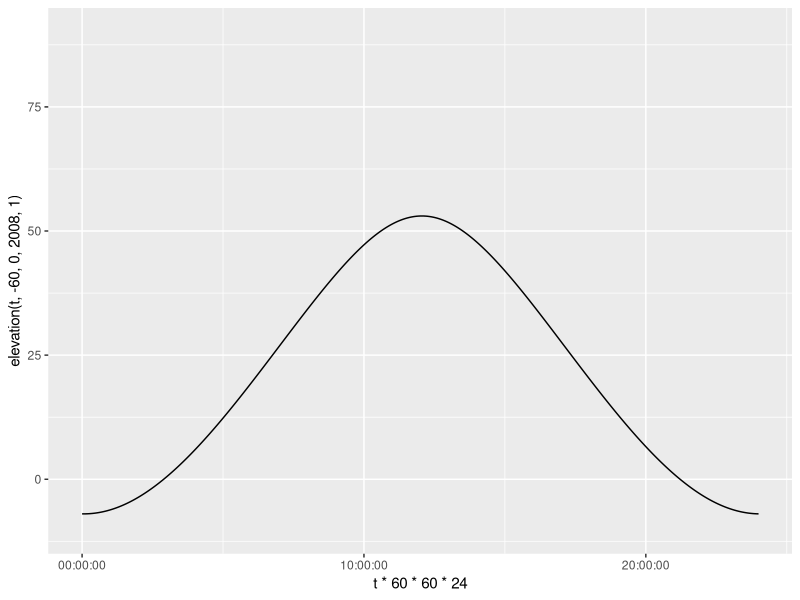
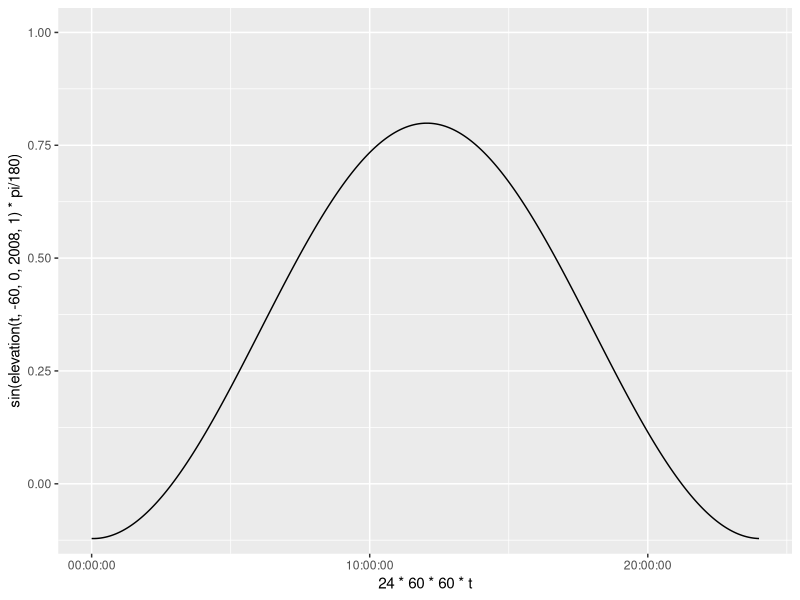
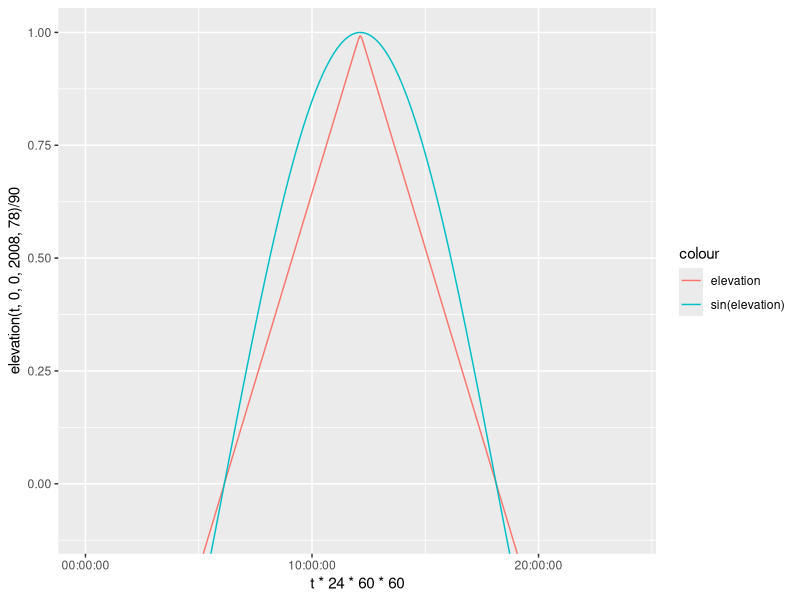
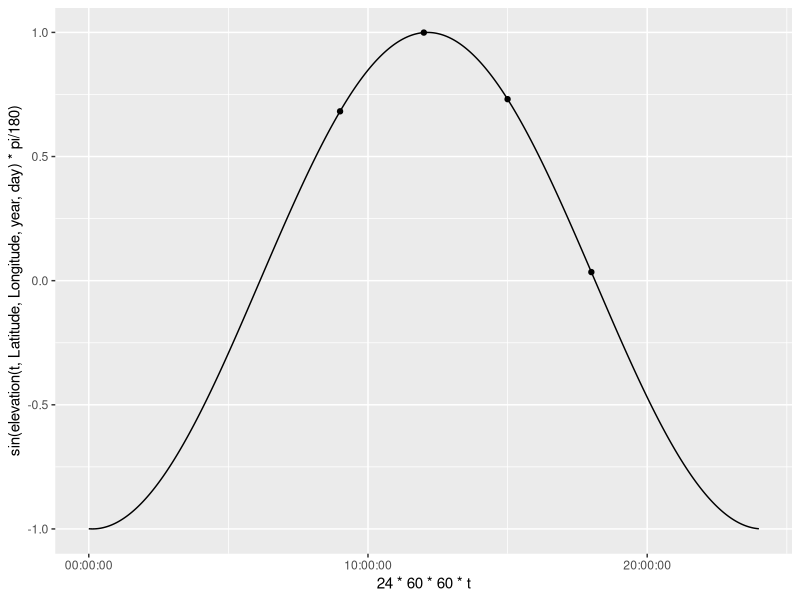

These figures' R source, in order:
library(ggplot2)

Latitude = 0
Longitude = 0
year = 2008
day = 78
t=.5
Sunrise = 0 #initializing for global assignment
Sunset = 0 #initializing for global assignment

elevation = function(t,Latitude,Longitude,year,day){
  #Converting the year and day to Julian Day and Century. 2454466.5 is
  #12:00 AM of Jan 1 2008. Using mid day as the average 2454467 is Jan 1 2008
  #ifelse(year == 2008, JulianDay = 2454466+day, JulianDay = 2454467+day+(year-2008)*365);
  JulianDay = 2454466+day;
  ##Calculate solar position constants for the day in question. These
  ##functions were obtained from an NOAA Solar Calculations spreadsheet.
  ##Note: the variation seen throughout a given day is so small that we can
  ##treat these as constants. More on this later.
  JulianCentury = (JulianDay-2451545)/36525;
  GeomMeanLongSunDeg = (280.46646+JulianCentury*(36000.76983+JulianCentury*.0003032))%%360;
  GeomMeanAnomSunDeg = 357.52911+JulianCentury*(35999.05029 - 0.0001537*JulianCentury);
  EccentEarthOrbit = 0.016708634-JulianCentury*(0.000042037+0.0000001267*JulianCentury);
  SunEqOfCtr = sin(pi/180*(GeomMeanAnomSunDeg))*(1.914602-JulianCentury*(0.004817+0.000014*JulianCentury))+sin(pi/180*(2*GeomMeanAnomSunDeg))*(0.019993-0.000101*JulianCentury)+sin(pi/180*(3*GeomMeanAnomSunDeg))*0.000289;
  SunTrueLongDeg = GeomMeanLongSunDeg+SunEqOfCtr;
  SunAppLongDeg = SunTrueLongDeg-0.00569-0.00478*sin(pi/180*(125.04-1934.136*JulianCentury));
  MeanObliqEclipticDeg = 23+(26+((21.448-JulianCentury*(46.815+JulianCentury*(0.00059-JulianCentury*0.001813))))/60)/60;
  ObliqCorrDeg = MeanObliqEclipticDeg+0.00256*cos(pi/180*(125.04-1934.136*JulianCentury));
  SunDeclineDeg = 180/pi*(asin(sin(pi/180*(ObliqCorrDeg))*sin(pi/180*(SunAppLongDeg))));
  vary = tan(pi/180*(ObliqCorrDeg/2))*tan(pi/180*(ObliqCorrDeg/2));
  EqOfTimeMinutes = 4*180/pi*(vary*sin(2*pi/180*(GeomMeanLongSunDeg))-2*EccentEarthOrbit*sin(pi/180*(GeomMeanAnomSunDeg))+4*EccentEarthOrbit*vary*sin(pi/180*(GeomMeanAnomSunDeg))*cos(2*pi/180*(GeomMeanLongSunDeg))-0.5*vary*vary*sin(4*pi/180*(GeomMeanLongSunDeg))-1.25*EccentEarthOrbit*EccentEarthOrbit*sin(2*pi/180*(GeomMeanAnomSunDeg)));

  ## Define maximum PAR ratio: Solar Constant*.487(%of radiation that makes up PAR)*scale(100)/Sin(90)
  MaxRatio=.487*1361*100;
  srssangle = 90;
  HASunriseDeg = Re(180/pi*(acos(cos(pi/180*(srssangle))/(cos(pi/180*(Latitude))*cos(pi/180*(SunDeclineDeg)))-tan(pi/180*(Latitude))*tan(pi/180*(SunDeclineDeg)))));
  SunlightDuration = HASunriseDeg/180;

  A = sin(Latitude*pi/180)*sin(SunDeclineDeg*pi/180);
  B = cos(Latitude*pi/180)*cos(SunDeclineDeg*pi/180);

  SolarNoon = (720-4*Longitude-EqOfTimeMinutes+0*60)/1440;
  assign("Sunrise", ((SolarNoon*1440-HASunriseDeg*4)/1440)%%1, envir = .GlobalEnv); #keep sunrise positive and between zero and 1
  assign("Sunset", Sunrise+SunlightDuration, envir = .GlobalEnv); #assign SR/SS to global for use in other functions

  C = EqOfTimeMinutes/4+Longitude;

  #90-(acos(sin(Latitude*pi/180)*sin(SunDeclineDeg*pi/180)+cos(Latitude*pi/180)*cos(SunDeclineDeg*pi/180)*cos((t*360+EqOfTimeMinutes/4+Longitude+180)*pi/180)))*180/pi
  return(90-(acos(A+B*cos((t*360+C+180)*pi/180)))*180/pi)
    
}

elevation(.5,0,0,2008,1)

t = seq(0,1,1/(8*100))
ggplot(data = NULL, aes(x = t*60*60*24, y = elevation(t,-60,0,2008,1)))+
  coord_cartesian(ylim = c(-10,90))+
  geom_line()+
  scale_x_time()
            
ggplot(data = NULL, aes(x = 24*60*60*t, y = sin(elevation(t,-60,0,2008,1)*pi/180)))+
  coord_cartesian(ylim = c(-.1,1))+
  geom_line()+
  scale_x_time()

ggplot(data = NULL, aes(x = t*24*60*60, y = elevation(t,0,0,2008,78)/90, col = "elevation"))+
  coord_cartesian(ylim = c(-.1,1))+
  geom_line()+
  geom_line(data = NULL, aes(x = 24*60*60*t, y = sin(elevation(t,0,0,2008,78)*pi/180), col = "sin(elevation)"))+
  labs()+
  scale_x_time()


###Creating projections from each observation

#Max PAR: .487*1361/sin(elevation)
library(tidyverse)
time = c(0,1/8,2/8,3/8,4/8,5/8,6/8,7/8)
observations = tibble(time, elevation(time,Latitude,Longitude,year,day))
observations = observations %>%
  select(time, elevation = `elevation(time, Latitude, Longitude, year, day)`)

daylightObservations = observations %>%
  mutate(max_PAR = .487*1361*sin(elevation*pi/180)) %>%
  filter(elevation>0)

ggplot(data = NULL, aes(x = 24*60*60*t, y = sin(elevation(t,Latitude,Longitude,year,day)*pi/180)))+
  #coord_cartesian(ylim = c(-.1,1))+
  geom_line()+
  scale_x_time()+
  geom_point(data = daylightObservations, aes(x = time*24*60*60, y = max_PAR/(.487*1361)))


###Creating a function that will plot the Wang et al. algorithm for each point

wangInstPAR = function(t, daylightObservationsTibble){
  if (dim(daylightObservationsTibble)[1]==1){
    #I use equation 6.2
    overpass = daylightObservationsTibble[1,1]
    PAR = daylightObservationsTibble[1,3]
    instPAR = PAR*(sin((t-Sunrise)*pi/(Sunset-Sunrise))/sin((overpass-Sunrise)*pi/(Sunset-Sunrise)))
    #add PAR = 0 for before sunrise and after sunset
    return(instPAR)
  } 
  #2 or more observations: I use equation 6.4
  
}